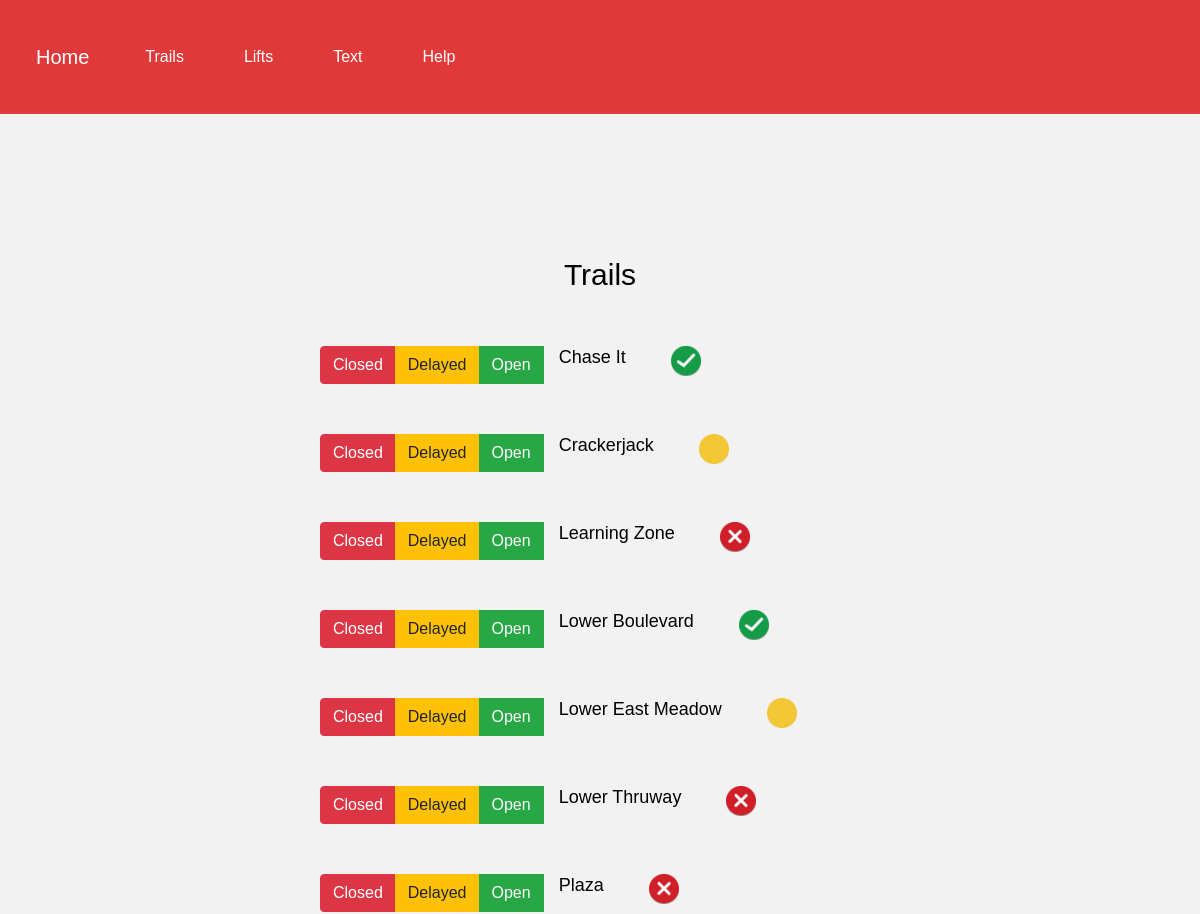
/trails (upper part), run on an earlier commit of the app's database.
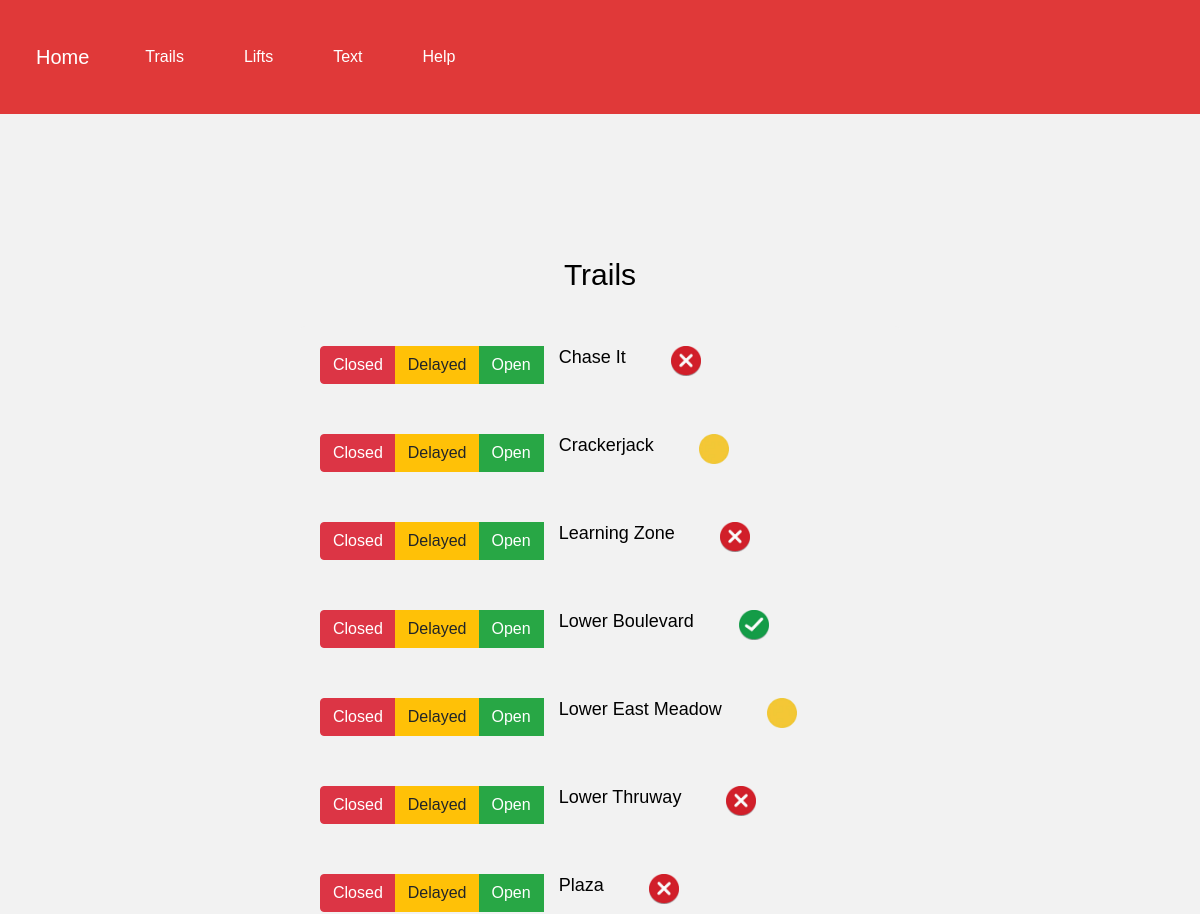
And on a later commit of the database.
### tables this page shows
CREATE TABLE "Trails" (
"index" INTEGER,
  "trail_name" TEXT,
  "status" TEXT
);

### app.py (the view)
@app.route("/trails", methods=["GET","POST"])
def trails():
    con = sqlite3.connect('bromley_trailmap.db', isolation_level=None)
    cur = con.cursor()
    if request.method == "POST":
        for trail_name in TRAIL_NAMES:
            new_status = request.form.get(trail_name)
            if new_status is not None:
                cur.execute('UPDATE Trails SET status = ? WHERE trail_name = ?', (new_status, trail_name))
                con.commit()
        cur.execute('SELECT trail_name, status FROM Trails')
        trails_statuses = cur.fetchall()
    else:
        cur.execute('SELECT trail_name, status FROM Trails')
        trails_statuses = cur.fetchall()
    con.close()
    trail_status = {row[0]: row[1] for row in trails_statuses}
    return render_template("trails.html", t_stat=trail_status)

### templates/trails.html (shortened to what this page needs)
{% extends 'base.html' %}
{% block content %}
<div class="container">
    <p class="lead">Trails</p>
    <form action="{{ url_for('trails') }}" method="POST">
        {% set status_icons = {
        'open': 'open.png',
        'delayed': 'delayed.png',
        'closed': 'closed.png'
        } %}
        {% for trail, status in t_stat.items() %}
        <div class="btn-group" role="group" aria-label="Trail status buttons" style="margin-bottom: 20px;">
            <button type="submit" class="btn btn-danger" value="closed" name="{{ trail }}">Closed</button>
            <button type="submit" class="btn btn-warning" value="delayed" name="{{ trail }}">Delayed</button>
            <button type="submit" class="btn btn-success" value="open" name="{{ trail }}">Open</button>
            <h4 style="margin-left: 15px;">{{ trail.replace('_', ' ').title() }}</h4>
            <div id="specific-trail-status" style="margin-left: 15px;">
                {% if status in status_icons %}
                <img src="{{ url_for('static', filename=status_icons[status]) }}" alt="{{ status.title() }}" width="30" height="30">
                {% else %}
                <span>{{ status }}</span>
                {% endif %}
            </div>
        </div>
        {% endfor %}
    </form>
</div>
{% endblock %}

What changed in the data, as far as the page shows it:
changed Trails "Chase It": status: a different picture
